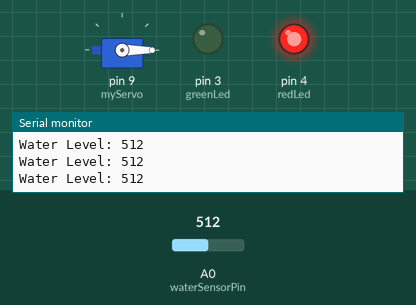
This sketch was run on a simulated Arduino Uno, built with avr-gcc and run on an emulated ATmega328P. Parts: servo, output pins drawn as LEDs (lit = HIGH), the last lines printed to the serial monitor. The test bench sets the inputs (shaded band); at power-on: A0 (waterSensorPin) = 512.

Above: at 2.3 s.
2.4 s: A0 (waterSensorPin) set to 214
3.9 s: A0 (waterSensorPin) set to 188
At 5.8 s:
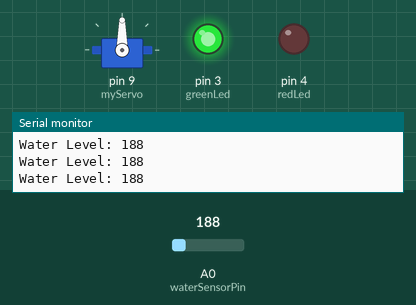
6.9 s: A0 (waterSensorPin) set to 210
At 7.07 s:
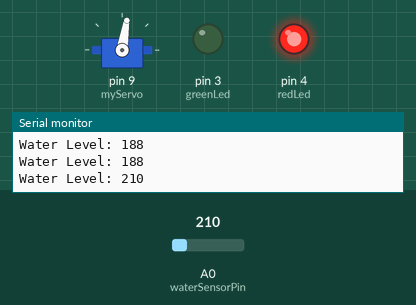
9.9 s: A0 (waterSensorPin) set to 190
At 10.23 s:
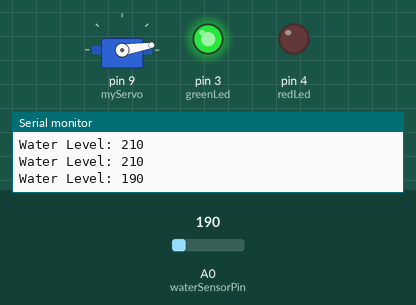
Timing chart, 0 to 12.9 s (numbered marks = the images above; inputs shaded):
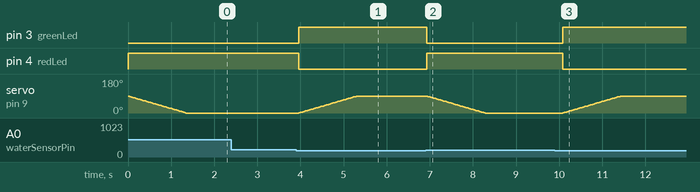

The sketch:

Smart_Automatic_Clothes_Line_v2.ino
```cpp
#include <Servo.h> // Include the Servo library

Servo myServo;

// Pin definitions
int waterSensorPin = A0; // Analog pin for the water/rain sensor
int greenLed = 3;        // Digital pin for the green LED (Clear weather indicator)
int redLed = 4;          // Digital pin for the red LED (Rain alert indicator)

// Variable to store the current angle of the servo motor
int currentAngle = 90;

void setup() {
  Serial.begin(9600); // Initialize serial communication at 9600 baud rate

  myServo.attach(9);  // Attach the servo motor to digital pin 9

  pinMode(greenLed, OUTPUT); // Set green LED pin as output
  pinMode(redLed, OUTPUT);   // Set red LED pin as output

  myServo.write(currentAngle); // Set initial servo position to 90 degrees (Outdoors)
}

void loop() {
  // Read the analog value from the water sensor
  int sensorValue = analogRead(waterSensorPin);

  // Print sensor value to Serial Monitor for debugging
  Serial.print("Water Level: ");
  Serial.println(sensorValue);

  // Check if weather is dry (no rain detected)
  if (sensorValue <= 200) {
    digitalWrite(greenLed, HIGH); // Turn ON green LED (Safe/Dry)
    digitalWrite(redLed, LOW);    // Turn OFF red LED

    // Smoothly extend the clothesline outside (move to 90 degrees)
    while (currentAngle < 90) {
      currentAngle += 1;
      myServo.write(currentAngle);
      delay(15); // Adjust speed of motion
    }
  }
  // Rain detected
  else {
    digitalWrite(greenLed, LOW); // Turn OFF green LED
    digitalWrite(redLed, HIGH);  // Turn ON red LED (Rain alert)

    // Smoothly retract the clothesline inside (move to 0 degrees)
    while (currentAngle > 0) {
      currentAngle -= 1;
      myServo.write(currentAngle);
      delay(15); // Adjust speed of motion
    }
  }
  delay(200); // Wait 200ms before the next reading
}
```

Measured:
- the behaviour switches between 201 and 200 on A0 (waterSensorPin) (found by bisection; images 0 and 1)
- after the input at 3.9 s, pin 3 (greenLed): LOW → HIGH after 0.06 s; pin 4 (redLed): HIGH → LOW after 0.06 s; servo on pin 9 (myServo): moves from 0° to 90° over 1.4 s, starting after 0.06 s
- after the input at 6.9 s, pin 3 (greenLed): HIGH → LOW at once; pin 4 (redLed): LOW → HIGH at once; servo on pin 9 (myServo): moves from 90° to 0° over 1.4 s, starting at once
- after the input at 9.9 s, pin 3 (greenLed): LOW → HIGH after 0.18 s; pin 4 (redLed): HIGH → LOW after 0.18 s; servo on pin 9 (myServo): moves from 0° to 90° over 1.4 s, starting after 0.18 s
